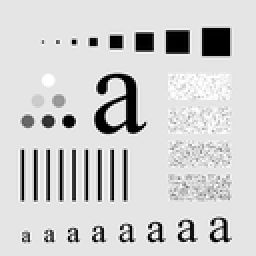
%> input picture course/图像滤波/img2.tif, 128 x 128 px, shrunk from 688 x 688 before the run (shown 2 times larger)
$ octave fil.m   (GNU Octave 9; MATLAB toolbox functions it lacks are replaced by stand-ins)
%> lines starting %> are read from the running program, lines starting %| are printed output that depends on the picture
clear all;
%틱뺄쫀꺼포
I=imread('img2.tif');
%> I is the input picture: size 128x128 uint8; min 0, max 255, mean 207.6
subplot(121)
imshow(I)
I=double(uint8(I));
%> I: size 128x128 double
I=imresize(I,0.5);
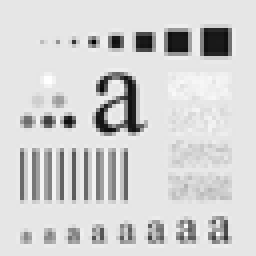
%> I: size 64x64 double (shown 4 times larger); min -29.18, max 256.9, mean 207.6; drawn with min black and max white
[r,c,k]=size(I);
%> r = 64; c = 64; k = 1

g=zeros(r,c);
p=35;
q=(p-1)/2;
t=(p-1)/2;
w=ones(p,p);
ws=sum(w(:));

for i=q+1:r-q
    for j=t+1:c-t
        for a=-q:q
            for b=-t:t
                g(i,j)=g(i,j)+w(a+q+1,b+t+1)*I(i+a,j+b);
            end
        end
        g(i,j)=g(i,j)/ws;
    end
end
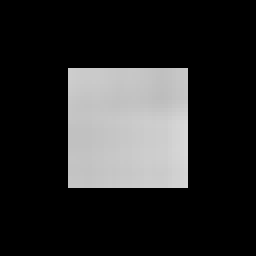
%> g: size 64x64 double (shown 4 times larger); min 0, max 216.7, mean 44
subplot(122)
imshow(uint8(g))
